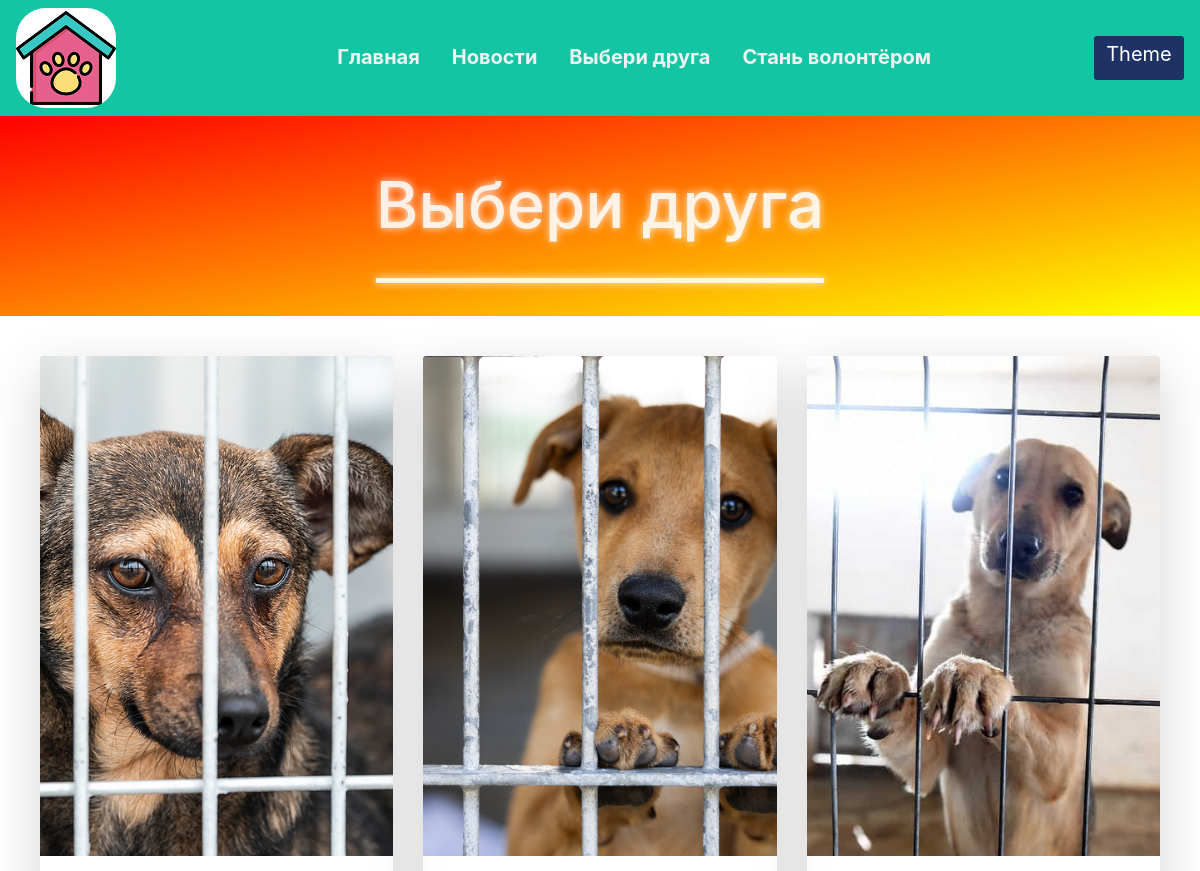
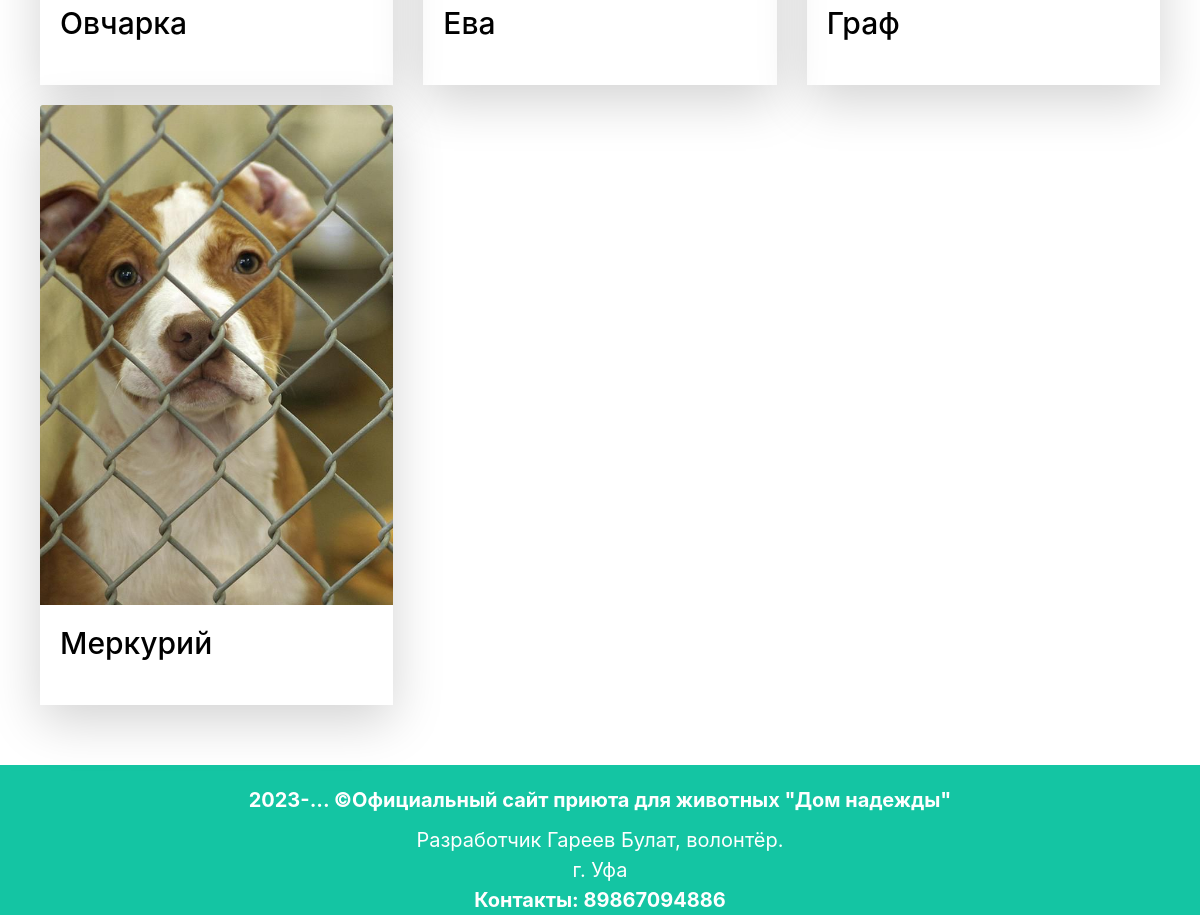
/pets, run on the app's committed database (2 pictures, top to bottom).
### page/models.py (models this page shows, shortened)
class Animal(models.Model):
    photo = models.ImageField(upload_to='animal_photos')
    name = models.CharField(max_length=100)
    description = models.TextField()

### page/views.py (the view)
# urls.py: path('pets', views.pet_list, name='pets'),
def pet_list(request):
    pets = Animal.objects.all()
    context = {'pets': pets, "title": "Приют для животных 'Дом надежды' - Выбери друга"}
    return render(request, 'pets.html', context)

### page/templates/pets.html (shortened to what this page needs)
{% extends "base.html" %}
{% load static %}
{% block content %}
<header class="back_title"><h2>Выбери друга</h2></header>
<section style="padding: 40px;">
    <div class="row">
        {% for pet in pets %}
        <div class="col-md-4" style="padding-bottom: 20px;">
            <a href="{% url 'pet_detail' pet.pk %}" style="text-decoration: none;">
                <div class="shadow-lg" style="height: 600px;">
                    <img class="card-img-top" src="{{ pet.photo.url }}"
                        alt="{{ pet.name }}"
                        style="height: 500px; object-fit: cover;">
                    <div class="card-body">
                        <h5 class="card-title" style="color: black; font-size: 30px;">{{ pet.name }}</h5>
                    </div>
                </div>
            </a>
        </div>
        {% endfor %}
    </div>
</section>
{% endblock %}

### page/static/css/light_styles.css (style rules this page uses)
html, body { height: 100%; margin: 0; display: flex; flex-direction: column; }
section { padding: 0 15px; }
@media (min-width: 575.98px) { section { padding: 0 calc(50% - 270px); } }
@media (min-width: 767.98px) { section { padding: 0 calc(50% - 360px); } }
@media (min-width: 991.98px) { section { padding: 0 calc(50% - 480px); } }
@media (min-width: 1199.98px) { section { padding: 0 calc(50% - 590px); } }
.back_title { background-image: linear-gradient(to bottom right, red, yellow); height: 200px; transition: 2s; }
.back_title h2 { font-size: 65px; opacity: 0.9; color: white; text-align: center; padding-top: 50px; top: 80%; text-decoration: underline 5px white; text-underline-offset: 50px; text-shadow: 0 0 8px white; }

### data on the page
Animal: photo (picture), name "Овчарка"
Animal: photo (picture), name "Ева"
Animal: photo (picture), name "Граф"
Animal: photo (picture), name "Меркурий"
